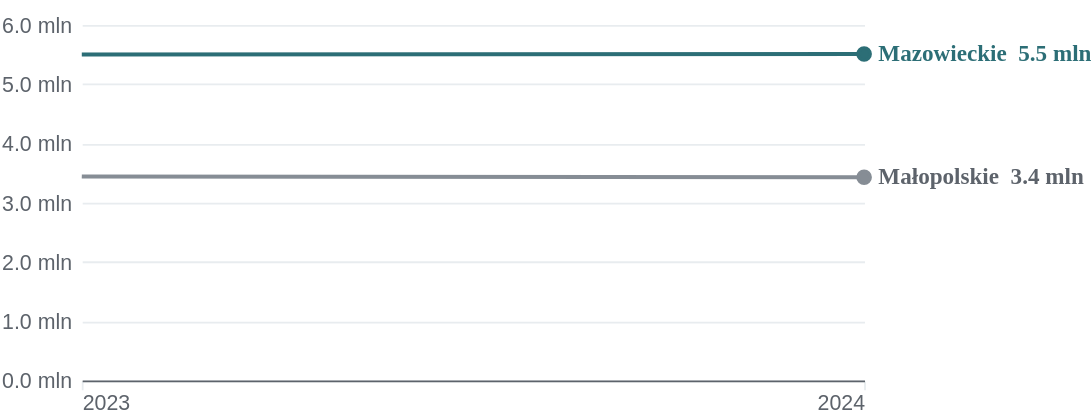

Express this chart as Vega-Lite.
### Vega-Lite specification from a JSON file in a GitHub repository (floating-point values rounded to 4 significant figures)
{"$schema": "https://vega.github.io/schema/vega-lite/v6.json", "width": 440, "height": 200, "padding": {"left": 0, "right": 0, "top": 8, "bottom": 0}, "data": {"values": [{"s": "Mazowieckie", "role": "accent", "si": 0, "t": "2023", "v": 5.5, "ill": false, "joint": false, "prelim": false, "last": false}, {"s": "Mazowieckie", "role": "accent", "si": 0, "t": "2024", "v": 5.51, "ill": false, "joint": false, "prelim": false, "last": true}, {"s": "Małopolskie", "role": "context", "si": 1, "t": "2023", "v": 3.44, "ill": false, "joint": false, "prelim": false, "last": false}, {"s": "Małopolskie", "role": "context", "si": 1, "t": "2024", "v": 3.43, "ill": false, "joint": false, "prelim": false, "last": true}]}, "config": {"font": "Plus Jakarta Sans", "view": {"stroke": null}, "axis": {"labelFont": "Inter Variable, Plus Jakarta Sans, sans-serif"}}, "encoding": {"x": {"field": "t", "type": "temporal", "title": null, "axis": {"format": "%Y", "labelColor": "#5D636B", "tickColor": "#E8ECEF", "domainColor": "#5D636B", "tickCount": {"interval": "year", "step": 1}, "labelFlush": true, "grid": false, "labelFontSize": 12}}, "y": {"field": "v", "type": "quantitative", "title": null, "scale": {"zero": true, "nice": true}, "axis": {"format": ".1f", "labelColor": "#5D636B", "gridColor": "#E8ECEF", "domain": false, "ticks": false, "tickCount": 5, "labelPadding": 6, "labelFontSize": 12, "labelExpr": "datum.label + ' mln'"}}, "color": {"field": "role", "type": "nominal", "scale": {"domain": ["accent", "context"], "range": ["#2C6E76", "#868D95"]}, "legend": null}}, "layer": [{"transform": [{"filter": "datum.ill || datum.joint"}], "mark": {"type": "line", "strokeWidth": 1.5, "strokeDash": [3, 3], "opacity": 0.7}, "encoding": {"detail": {"field": "s"}}}, {"transform": [{"filter": "!datum.ill"}], "mark": {"type": "line", "strokeWidth": 2.25, "interpolate": "linear"}, "encoding": {"detail": {"field": "s"}, "strokeWidth": {"condition": {"test": "datum.role === 'context'", "value": 1.75}, "value": 2.5}}}, {"transform": [{"filter": "datum.last"}], "mark": {"type": "point", "filled": false, "size": 46, "opacity": 1, "strokeWidth": 2}, "encoding": {"fill": {"condition": [{"test": "datum.prelim", "value": "white"}, {"test": "datum.role === 'accent'", "value": "#2C6E76"}], "value": "#868D95"}}}, {"transform": [{"filter": "datum.last"}, {"calculate": "datum.s + '  ' + format(datum.v, '.1f') + ' mln'", "as": "lab"}], "mark": {"type": "text", "align": "left", "dx": 8, "fontSize": 13, "fontWeight": 600, "font": "Plus Jakarta Sans"}, "encoding": {"text": {"field": "lab"}, "color": {"condition": {"test": "datum.role === 'accent'", "value": "#2C6E76"}, "value": "#5D636B"}}}]}
